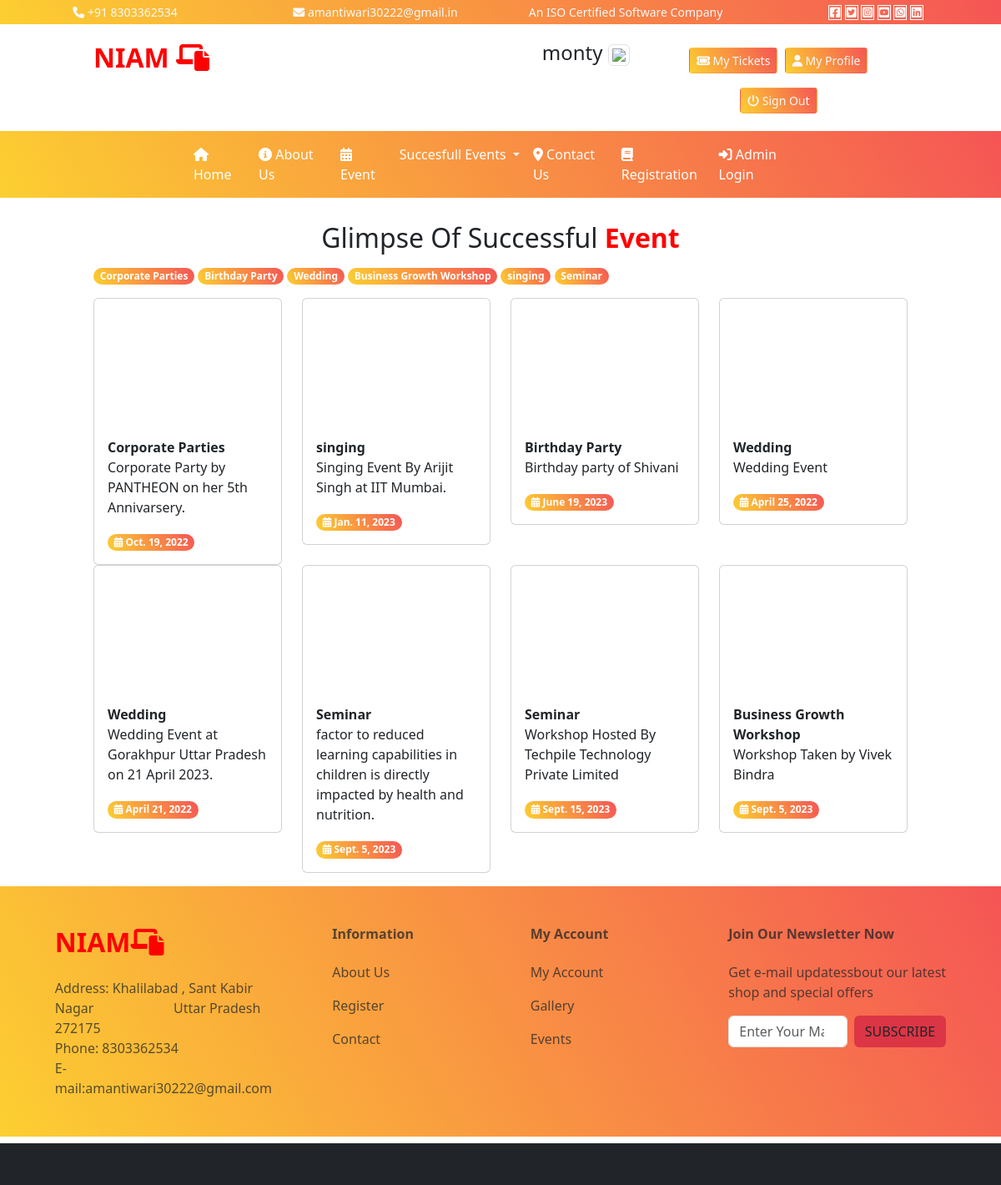
Page /videogallery/ (signed in) on the committed database.
### user/models.py (models this page shows)
class category(models.Model):
    cname=models.CharField(max_length=200,null=True)
    cpic=models.ImageField(upload_to='static/category/',null=True)
    cdate=models.DateField()
    def __str__(self):
        return self.cname

class videogallery(models.Model):
    category=models.ForeignKey(category,on_delete=models.CASCADE)
    vlink=models.TextField(null=True)
    vdate=models.DateField()
    event_des=models.TextField(null=True)

### user/views.py (the view)
# urls.py: path('videogallery/',views.vgallery),
def vgallery(request):
    cid=request.GET.get('x')
    cdata=category.objects.all().order_by('-id')
    if cid is not None:
        vdata=videogallery.objects.filter(category=cid)
    else:
        vdata=videogallery.objects.all().order_by('-id')
    mydict={
        "cdata":cdata,
        "vdata":vdata,
    }
    return render(request,'user/vgallery.html',mydict)

### templates/user/vgallery.html
{% extends 'base.html'%}
{% load  static %}
{% block content %}
<div class="text-center fs-2 my-2">
    Glimpse Of Successful<b class="txt-mycolor"> Event</b>
</div>
<div class="row">
    <div class="col-sm-10 mx-auto">
        <div class="row">
            <div class="col-sm-12">
                {% for a in cdata %}
                <a href="/user/videogallery?x={{a.id}}" class="badge bg-mycolor rounded-pill" style="text-decoration:none;">{{a.cname}}</a>
                {% endfor %}
                 </div>
        </div>
        <div class="row mt-3">
                {% for a in vdata %}
            <div class="col-sm-3">
            <div class="card">
                <iframe class="img-card-top" src="{{a.vlink}}" title="YouTube video player" frameborder="0" allow="accelerometer; autoplay; clipboard-write; encrypted-media; gyroscope; picture-in-picture; web-share" allowfullscreen></iframe>
                <div class="card-body">
                    <b>{{a.category}}</b>
                    <p>{{a.event_des}}</p>
                     <span class="badge bg-mycolor rounded-pill">
              <i class="fa-solid fa-calendar-days"></i>
           {{a.vdate}}
              </span>
                </div>
            </div>
            </div>
            {% endfor %}
        </div>
    </div>
</div>
{% endblock %}

### templates/base.html (style rules this page uses)
:root { --bgcolor:linear-gradient(60deg,#FCCF31,#F55555); --txtcolor:red; }
.bg-mycolor { background:var(--bgcolor) !important; }
.txt-mycolor { color:var(--txtcolor); }

### rows in the picture
category: cname "Corporate Parties"
category: cname "Birthday Party"
category: cname "Wedding"
category: cname "Business Growth Workshop"
category: cname "singing"
category: cname "Seminar"
videogallery: category "Corporate Parties", event_des "Corporate Party by PANTHEON on her 5th Annivarsery.", vdate "Oct. 19, 2022"
videogallery: category "singing", event_des "Singing Event By Arijit Singh at IIT Mumbai.", vdate "Jan. 11, 2023"
videogallery: category "Birthday Party", event_des "Birthday party of Shivani", vdate "June 19, 2023"
videogallery: category "Wedding", event_des "Wedding Event", vdate "April 25, 2022"
videogallery: category "Wedding", event_des "Wedding Event at Gorakhpur Uttar Pradesh on 21 April 2023.", vdate "April 21, 2022"
videogallery: category "Seminar", event_des "factor to reduced learning capabilities in children is directly impacted by health and nutrition.", vdate "Sept. 5, 2023"
videogallery: category "Seminar", event_des "Workshop Hosted By Techpile Technology Private Limited", vdate "Sept. 15, 2023"
videogallery: category "Business Growth Workshop", event_des "Workshop Taken by Vivek Bindra", vdate "Sept. 5, 2023"

### other values in the picture
{{ request.session.username }} "monty"
